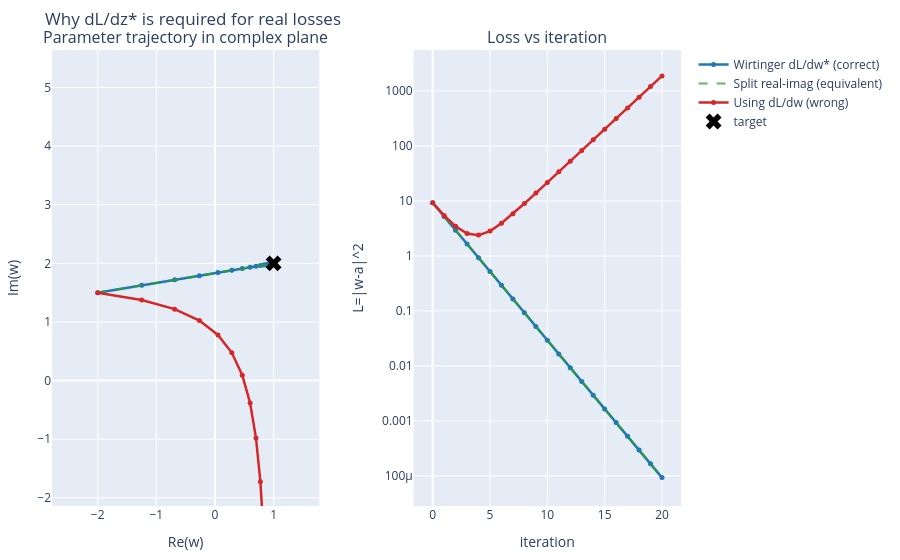

Write notebook code for a chart like this one.
### Markdown cell above
## 3) Why Wirtinger matters for IQ backprop

For a real-valued loss `L` with complex parameters `z`, the steepest-descent update is:

`z <- z - lr * dL/dz*`

This section shows three things:

1. Correctness: `dL/dz*` and split real/imag updates are equivalent; using `dL/dz` is the wrong update direction.
2. Geometry: complex maps naturally commute with IQ rotation, while generic real 2x2 maps need not.
3. Practice: with narrow phase coverage and limited data, complex structure can improve sample efficiency.

Framework note from current docs:
- PyTorch complex autograd returns the conjugate Wirtinger gradient (`dL/dz*`) for real losses.
- TensorFlow uses the same convention.
- JAX uses a different convention for some complex differentiation APIs; for complex-parameter optimization with real losses you typically conjugate its gradient before updating.

### Code cell
fig, summary, stats = plot_descent_trajectory_comparison(target=1.0 + 2.0j, w_init=-2.0 + 1.5j, lr=0.25, epochs=20)
fig.show()
print(summary)

### Figure 1 — Plotly figure (JSON) as saved in the notebook; plotly's stock layout.template omitted (floating-point values rounded to 4 significant figures)
{"data": [{"line": {"color": "#1f77b4", "width": 2.5}, "marker": {"color": "#1f77b4", "size": 5}, "mode": "lines+markers", "name": "Wirtinger dL/dw* (correct)", "type": "scatter", "x": [-2, -1.25, -0.6875, -0.2656, 0.05078, 0.2881, 0.4661, 0.5995, 0.6997, 0.7747, 0.8311, 0.8733, 0.905, 0.9287, 0.9465, 0.9599, 0.9699, 0.9774, 0.9831, 0.9873, 0.9905], "xaxis": "x", "y": [1.5, 1.625, 1.719, 1.789, 1.842, 1.881, 1.911, 1.933, 1.95, 1.962, 1.972, 1.979, 1.984, 1.988, 1.991, 1.993, 1.995, 1.996, 1.997, 1.998, 1.998], "yaxis": "y"}, {"line": {"color": "#1f77b4", "width": 2.5}, "marker": {"color": "#1f77b4", "size": 5}, "mode": "lines+markers", "name": "Wirtinger dL/dw* (correct)", "showlegend": false, "type": "scatter", "x": [0, 1, 2, 3, 4, 5, 6, 7, 8, 9, 10, 11, 12, 13, 14, 15, 16, 17, 18, 19, 20], "xaxis": "x2", "y": [9.25, 5.203, 2.927, 1.646, 0.926, 0.5209, 0.293, 0.1648, 0.09271, 0.05215, 0.02933, 0.0165, 0.009281, 0.005221, 0.002937, 0.001652, 0.0009292, 0.0005227, 0.000294, 0.0001654, 9.302e-05], "yaxis": "y2"}, {"line": {"color": "rgba(44,160,44,0.75)", "dash": "dash", "width": 2.2}, "marker": {"color": "rgba(0,0,0,0)", "line": {"color": "#2ca02c", "width": 2.5}, "size": 9, "symbol": "diamond-open"}, "mode": "lines+markers", "name": "Split real-imag (equivalent)", "type": "scatter", "x": [-2, -1.25, -0.6875, -0.2656, 0.05078, 0.2881, 0.4661, 0.5995, 0.6997, 0.7747, 0.8311, 0.8733, 0.905, 0.9287, 0.9465, 0.9599, 0.9699, 0.9774, 0.9831, 0.9873, 0.9905], "xaxis": "x", "y": [1.5, 1.625, 1.719, 1.789, 1.842, 1.881, 1.911, 1.933, 1.95, 1.962, 1.972, 1.979, 1.984, 1.988, 1.991, 1.993, 1.995, 1.996, 1.997, 1.998, 1.998], "yaxis": "y"}, {"line": {"color": "rgba(44,160,44,0.75)", "dash": "dash", "width": 2.2}, "marker": {"color": "rgba(0,0,0,0)", "line": {"color": "#2ca02c", "width": 2.5}, "size": 9, "symbol": "diamond-open"}, "mode": "lines+markers", "name": "Split real-imag (equivalent)", "showlegend": false, "type": "scatter", "x": [0, 1, 2, 3, 4, 5, 6, 7, 8, 9, 10, 11, 12, 13, 14, 15, 16, 17, 18, 19, 20], "xaxis": "x2", "y": [9.25, 5.203, 2.927, 1.646, 0.926, 0.5209, 0.293, 0.1648, 0.09271, 0.05215, 0.02933, 0.0165, 0.009281, 0.005221, 0.002937, 0.001652, 0.0009292, 0.0005227, 0.000294, 0.0001654, 9.302e-05], "yaxis": "y2"}, {"line": {"color": "#d62728", "width": 2.5}, "marker": {"color": "#d62728", "size": 5}, "mode": "lines+markers", "name": "Using dL/dw (wrong)", "type": "scatter", "x": [-2, -1.25, -0.6875, -0.2656, 0.05078, 0.2881, 0.4661, 0.5995, 0.6997, 0.7747, 0.8311, 0.8733, 0.905, 0.9287, 0.9465, 0.9599, 0.9699, 0.9774, 0.9831, 0.9873, 0.9905], "xaxis": "x", "y": [1.5, 1.375, 1.219, 1.023, 0.7793, 0.4741, 0.09265, -0.3842, -0.9802, -1.725, -2.657, -3.821, -5.276, -7.095, -9.369, -12.21, -15.76, -20.2, -25.76, -32.69, -41.37], "yaxis": "y"}, {"line": {"color": "#d62728", "width": 2.5}, "marker": {"color": "#d62728", "size": 5}, "mode": "lines+markers", "name": "Using dL/dw (wrong)", "showlegend": false, "type": "scatter", "x": [0, 1, 2, 3, 4, 5, 6, 7, 8, 9, 10, 11, 12, 13, 14, 15, 16, 17, 18, 19, 20], "xaxis": "x2", "y": [9.25, 5.453, 3.458, 2.555, 2.391, 2.835, 3.923, 5.845, 8.972, 13.93, 21.71, 33.9, 52.95, 82.72, 129.2, 201.9, 315.5, 493.0, 770.4, 1204.0, 1881.0], "yaxis": "y2"}, {"marker": {"color": "black", "size": 14, "symbol": "x"}, "mode": "markers", "name": "target", "type": "scatter", "x": [1], "xaxis": "x", "y": [2], "yaxis": "y"}], "layout": {"annotations": [{"font": {"size": 16}, "showarrow": false, "text": "Parameter trajectory in complex plane", "x": 0.2125, "xanchor": "center", "xref": "paper", "y": 1, "yanchor": "bottom", "yref": "paper"}, {"font": {"size": 16}, "showarrow": false, "text": "Loss vs iteration", "x": 0.7875, "xanchor": "center", "xref": "paper", "y": 1, "yanchor": "bottom", "yref": "paper"}], "autosize": true, "margin": {"b": 40, "l": 50, "r": 20, "t": 50}, "title": {"text": "Why dL/dz* is required for real losses"}, "xaxis": {"anchor": "y", "domain": [0, 0.425], "range": [-2.66, 1.66], "title": {"text": "Re(w)"}}, "xaxis2": {"anchor": "y2", "domain": [0.575, 1], "title": {"text": "iteration"}}, "yaxis": {"anchor": "x", "domain": [0, 1], "range": [1.1, 2.4], "scaleanchor": "x", "scaleratio": 1, "title": {"text": "Im(w)"}}, "yaxis2": {"anchor": "x2", "domain": [0, 1], "title": {"text": "L=|w-a|^2"}, "type": "log"}}}
